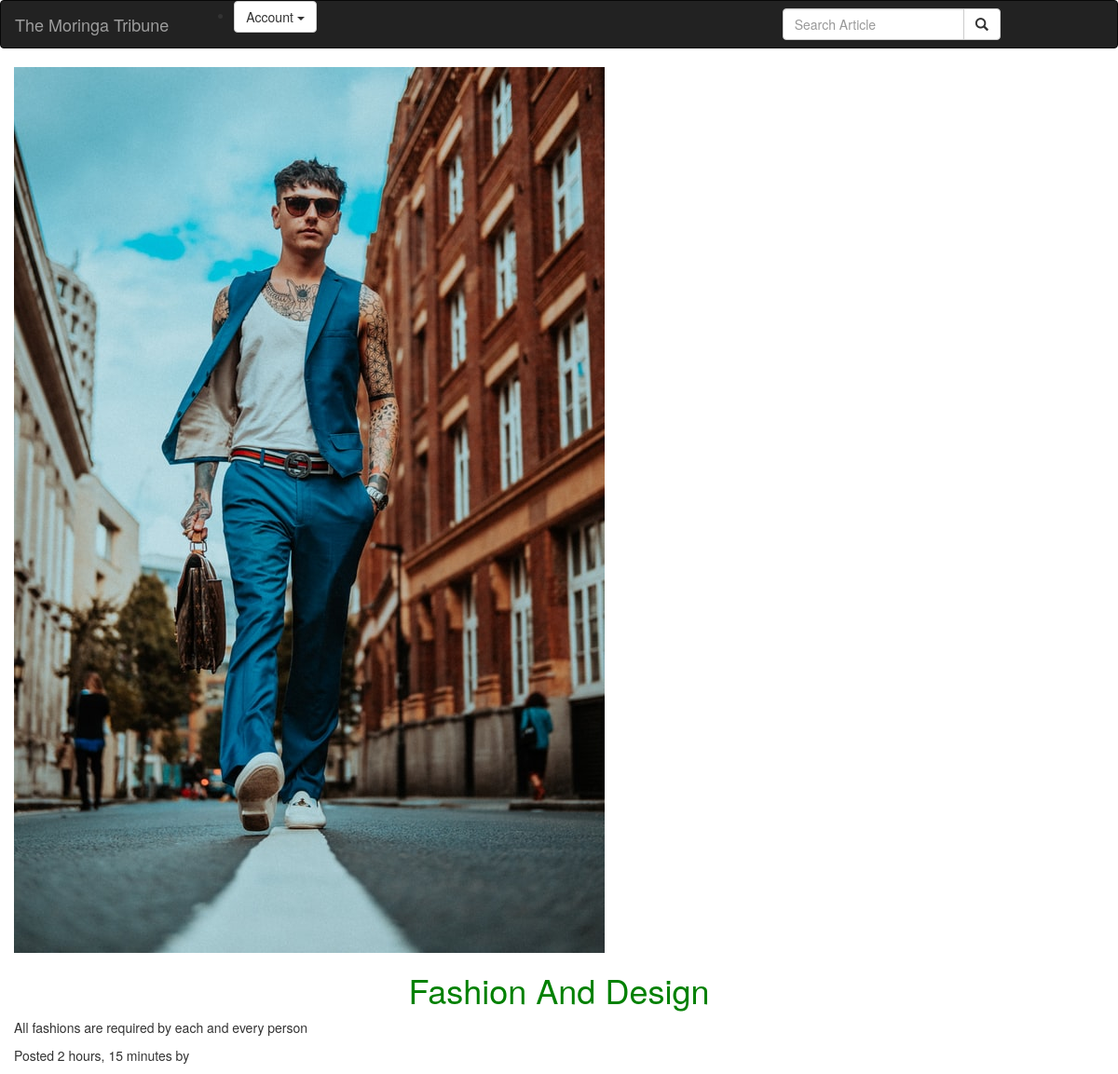
The app's page /article/3 (signed in) with its own data.
### news/models.py (models this page shows, shortened)
class Article(models.Model):
    title = models.CharField(max_length =60)
    post = HTMLField()
    editor = models.ForeignKey(User,on_delete=models.CASCADE)
    tags = models.ManyToManyField(tags)
    pub_date = models.DateTimeField(auto_now_add=True)
    article_image = models.ImageField(upload_to = 'articles/')

### news/views.py (the view)
# urls.py: url(r'^article/(\d+)',views.article,name ='article'),
@login_required(login_url='/accounts/login/')
def article(request,article_id):
    try:
        article = Article.objects.get(id = article_id)
    except DoesNotExist:
        raise Http404()
    return render(request,"all-news/article.html", {"article":article})

### news/templates/all-news/article.html
{% extends 'all-news/base.html'%}
 {% block content %}
 <div class="container">
   <div class="row">
     <img src="{{article.article_image.url}}"  class="img-responsive" alt="">
   </div>
   <div class="row">
     <h1 class="text-center">{{article.title}}</h1>
   </div>
   <div class="row">
     {% autoescape on %}
     {{article.post| safe}}
    {% endautoescape %}
   </div>
   <div class="row">
     <p>Posted {{article.pub_date|timesince}} by {{article.editor.first_name}}</p>
   </div>
 </div>
 {% endblock %}

### static/css/basenews.css (style rules this page uses)
h1 { color: green; }

### records on screen
Article: article_image (picture), title "Fashion And Design", post "All fashions are required by each and every person", pub_date "2 hours, 15 minutes"
